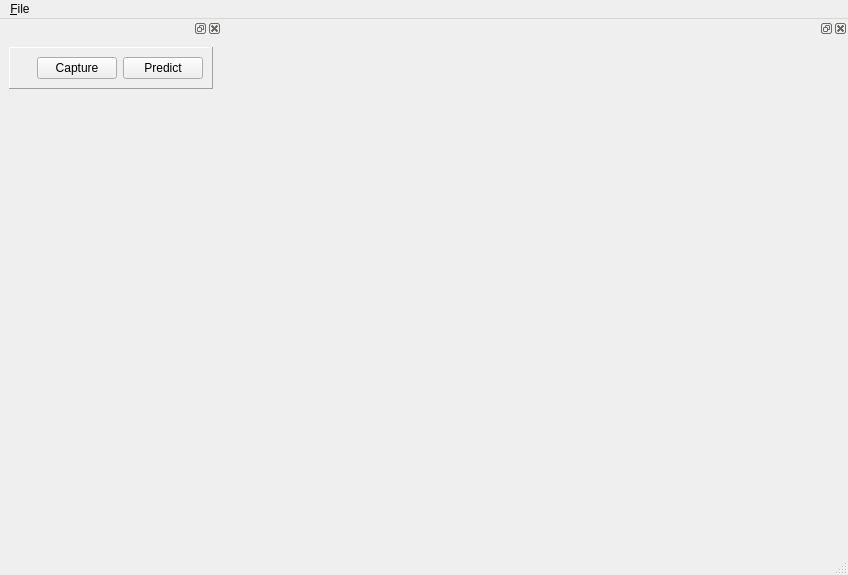
<?xml version="1.0" encoding="UTF-8"?>
<ui version="4.0">
 <class>RawImagesWindow</class>
 <widget class="QMainWindow" name="RawImagesWindow">
  <property name="geometry">
   <rect>
    <x>0</x>
    <y>0</y>
    <width>848</width>
    <height>575</height>
   </rect>
  </property>
  <property name="sizePolicy">
   <sizepolicy hsizetype="Expanding" vsizetype="Expanding">
    <horstretch>0</horstretch>
    <verstretch>0</verstretch>
   </sizepolicy>
  </property>
  <property name="windowTitle">
   <string>RGB-D Capture</string>
  </property>
  <widget class="QWidget" name="centralwidget">
   <layout class="QHBoxLayout" name="horizontalLayout">
    <item>
     <widget class="ntk::ImageWidget" name="depthView" native="true">
      <property name="minimumSize">
       <size>
        <width>320</width>
        <height>240</height>
       </size>
      </property>
      <property name="focusPolicy">
       <enum>Qt::ClickFocus</enum>
      </property>
     </widget>
    </item>
    <item>
     <widget class="ntk::ImageWidget" name="colorView" native="true">
      <property name="sizePolicy">
       <sizepolicy hsizetype="Preferred" vsizetype="Preferred">
        <horstretch>0</horstretch>
        <verstretch>0</verstretch>
       </sizepolicy>
      </property>
     </widget>
    </item>
   </layout>
  </widget>
  <widget class="QMenuBar" name="menubar">
   <property name="geometry">
    <rect>
     <x>0</x>
     <y>0</y>
     <width>848</width>
     <height>25</height>
    </rect>
   </property>
   <widget class="QMenu" name="menuFile">
    <property name="title">
     <string>&amp;File</string>
    </property>
    <addaction name="separator"/>
    <addaction name="action_Quit"/>
   </widget>
   <addaction name="menuFile"/>
  </widget>
  <widget class="QStatusBar" name="statusbar"/>
  <widget class="QDockWidget" name="dockWidget_4">
   <property name="windowTitle">
    <string/>
   </property>
   <attribute name="dockWidgetArea">
    <number>4</number>
   </attribute>
   <widget class="QWidget" name="dockWidgetContents_4">
    <property name="sizePolicy">
     <sizepolicy hsizetype="Fixed" vsizetype="Fixed">
      <horstretch>0</horstretch>
      <verstretch>0</verstretch>
     </sizepolicy>
    </property>
    <layout class="QHBoxLayout" name="horizontalLayout_6">
     <item>
      <widget class="QFrame" name="frame">
       <property name="sizePolicy">
        <sizepolicy hsizetype="Fixed" vsizetype="Fixed">
         <horstretch>0</horstretch>
         <verstretch>0</verstretch>
        </sizepolicy>
       </property>
       <property name="frameShape">
        <enum>QFrame::Panel</enum>
       </property>
       <property name="frameShadow">
        <enum>QFrame::Raised</enum>
       </property>
       <property name="lineWidth">
        <number>1</number>
       </property>
       <layout class="QHBoxLayout" name="horizontalLayout_7">
        <item>
         <widget class="Line" name="line_3">
          <property name="orientation">
           <enum>Qt::Horizontal</enum>
          </property>
         </widget>
        </item>
        <item>
         <widget class="Line" name="line_2">
          <property name="orientation">
           <enum>Qt::Horizontal</enum>
          </property>
         </widget>
        </item>
        <item>
         <widget class="Line" name="line">
          <property name="orientation">
           <enum>Qt::Horizontal</enum>
          </property>
         </widget>
        </item>
        <item>
         <widget class="QPushButton" name="pushButton">
          <property name="text">
           <string>Capture</string>
          </property>
         </widget>
        </item>
        <item>
         <widget class="QPushButton" name="pushButton_2">
          <property name="text">
           <string>Predict</string>
          </property>
         </widget>
        </item>
       </layout>
      </widget>
     </item>
    </layout>
   </widget>
  </widget>
  <widget class="QDockWidget" name="dockWidget_5">
   <attribute name="dockWidgetArea">
    <number>4</number>
   </attribute>
   <widget class="QWidget" name="dockWidgetContents_5">
    <widget class="QLabel" name="label_2">
     <property name="geometry">
      <rect>
       <x>10</x>
       <y>20</y>
       <width>591</width>
       <height>31</height>
      </rect>
     </property>
     <property name="font">
      <font>
       <pointsize>18</pointsize>
       <weight>75</weight>
       <bold>true</bold>
      </font>
     </property>
     <property name="text">
      <string/>
     </property>
    </widget>
   </widget>
  </widget>
  <action name="action_GrabOneFrame">
   <property name="text">
    <string>Grab one frame</string>
   </property>
   <property name="shortcut">
    <string>Ctrl+G</string>
   </property>
  </action>
  <action name="action_Quit">
   <property name="text">
    <string>&amp;Quit</string>
   </property>
   <property name="shortcut">
    <string>Ctrl+Q</string>
   </property>
  </action>
  <action name="action_Show_Object_Detector">
   <property name="checkable">
    <bool>true</bool>
   </property>
   <property name="checked">
    <bool>false</bool>
   </property>
   <property name="text">
    <string>&amp;Object detector</string>
   </property>
  </action>
  <action name="action_3D_View">
   <property name="checkable">
    <bool>true</bool>
   </property>
   <property name="text">
    <string>3D &amp;View</string>
   </property>
  </action>
  <action name="action_Screen_capture_mode">
   <property name="checkable">
    <bool>true</bool>
   </property>
   <property name="enabled">
    <bool>true</bool>
   </property>
   <property name="text">
    <string>&amp;Screen capture mode</string>
   </property>
  </action>
  <action name="action_GrabFrames">
   <property name="checkable">
    <bool>true</bool>
   </property>
   <property name="text">
    <string>Grab all frames</string>
   </property>
  </action>
  <action name="action_Filters">
   <property name="checkable">
    <bool>true</bool>
   </property>
   <property name="text">
    <string>Filters</string>
   </property>
  </action>
  <action name="actionPa10_Controller">
   <property name="checkable">
    <bool>true</bool>
   </property>
   <property name="enabled">
    <bool>false</bool>
   </property>
   <property name="text">
    <string>Pa10 Controller</string>
   </property>
  </action>
  <action name="action_Show_Modeler">
   <property name="checkable">
    <bool>true</bool>
   </property>
   <property name="enabled">
    <bool>false</bool>
   </property>
   <property name="text">
    <string>3D Modeler</string>
   </property>
  </action>
  <action name="actionStep_by_step">
   <property name="text">
    <string>Step by step</string>
   </property>
  </action>
  <action name="actionStep_by_step_2">
   <property name="text">
    <string>Step by step</string>
   </property>
  </action>
  <action name="actionPause">
   <property name="checkable">
    <bool>true</bool>
   </property>
   <property name="text">
    <string>Pause</string>
   </property>
  </action>
  <action name="actionNext_frame">
   <property name="text">
    <string>Next frame</string>
   </property>
   <property name="shortcut">
    <string>Ctrl+Right</string>
   </property>
  </action>
  <action name="actionPedestrians">
   <property name="checkable">
    <bool>true</bool>
   </property>
   <property name="text">
    <string>Pedestrians</string>
   </property>
  </action>
  <action name="actionShow_IR">
   <property name="checkable">
    <bool>true</bool>
   </property>
   <property name="text">
    <string>Show IR</string>
   </property>
  </action>
  <action name="actionDual_RGB_IR_mode">
   <property name="checkable">
    <bool>true</bool>
   </property>
   <property name="text">
    <string>Dual RGB/IR mode</string>
   </property>
  </action>
 </widget>
 <customwidgets>
  <customwidget>
   <class>ntk::ImageWidget</class>
   <extends>QWidget</extends>
   <header location="global">ntk/gui/image_widget.h</header>
   <container>1</container>
  </customwidget>
 </customwidgets>
 <resources/>
 <connections>
  <connection>
   <sender>pushButton</sender>
   <signal>clicked()</signal>
   <receiver>RawImagesWindow</receiver>
   <slot>slotButtonCapture()</slot>
   <hints>
    <hint type="sourcelabel">
     <x>54</x>
     <y>80</y>
    </hint>
    <hint type="destinationlabel">
     <x>0</x>
     <y>124</y>
    </hint>
   </hints>
  </connection>
  <connection>
   <sender>pushButton_2</sender>
   <signal>clicked()</signal>
   <receiver>RawImagesWindow</receiver>
   <slot>slotButtonStop()</slot>
   <hints>
    <hint type="sourcelabel">
     <x>170</x>
     <y>82</y>
    </hint>
    <hint type="destinationlabel">
     <x>2</x>
     <y>96</y>
    </hint>
   </hints>
  </connection>
 </connections>
 <slots>
  <slot>slotButtonCapture()</slot>
  <slot>slotButtonStop()</slot>
 </slots>
</ui>
